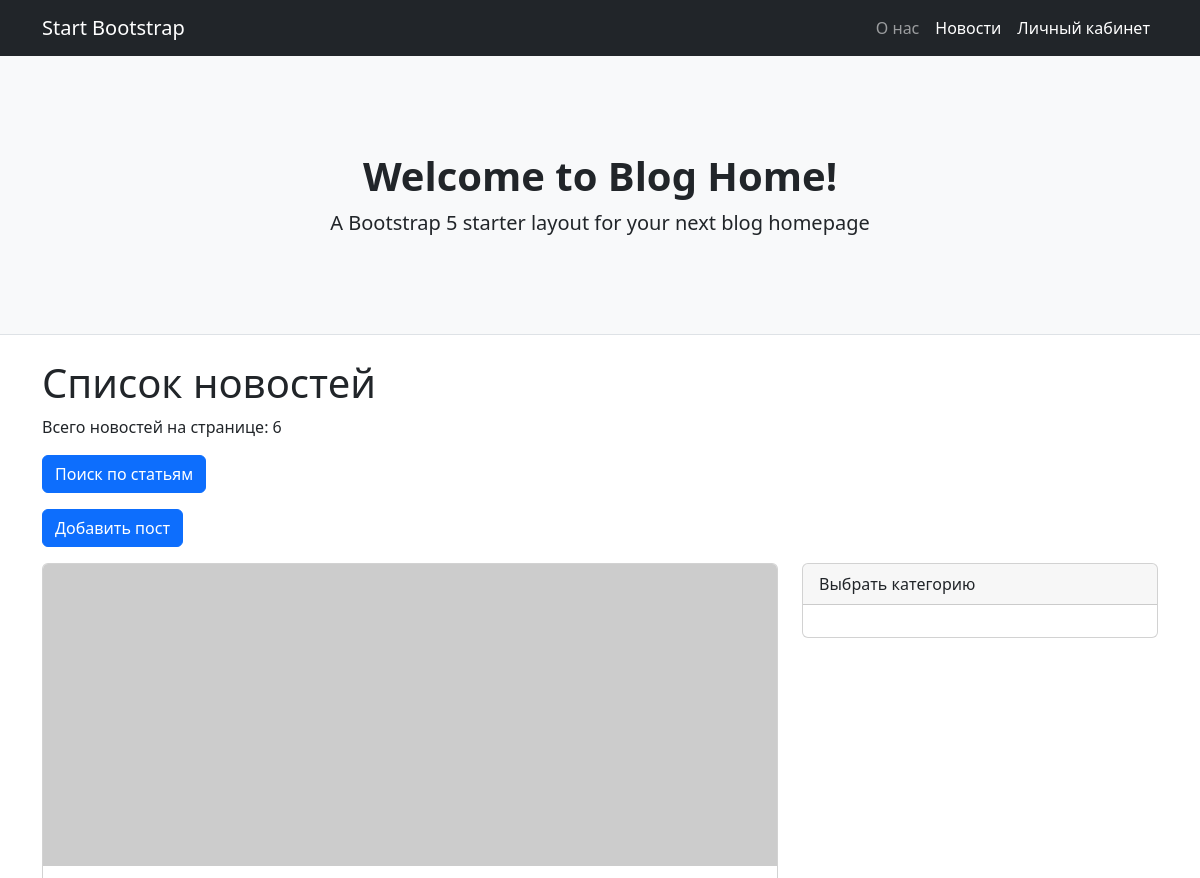
The page /news/ (upper part) on the database as committed earlier.
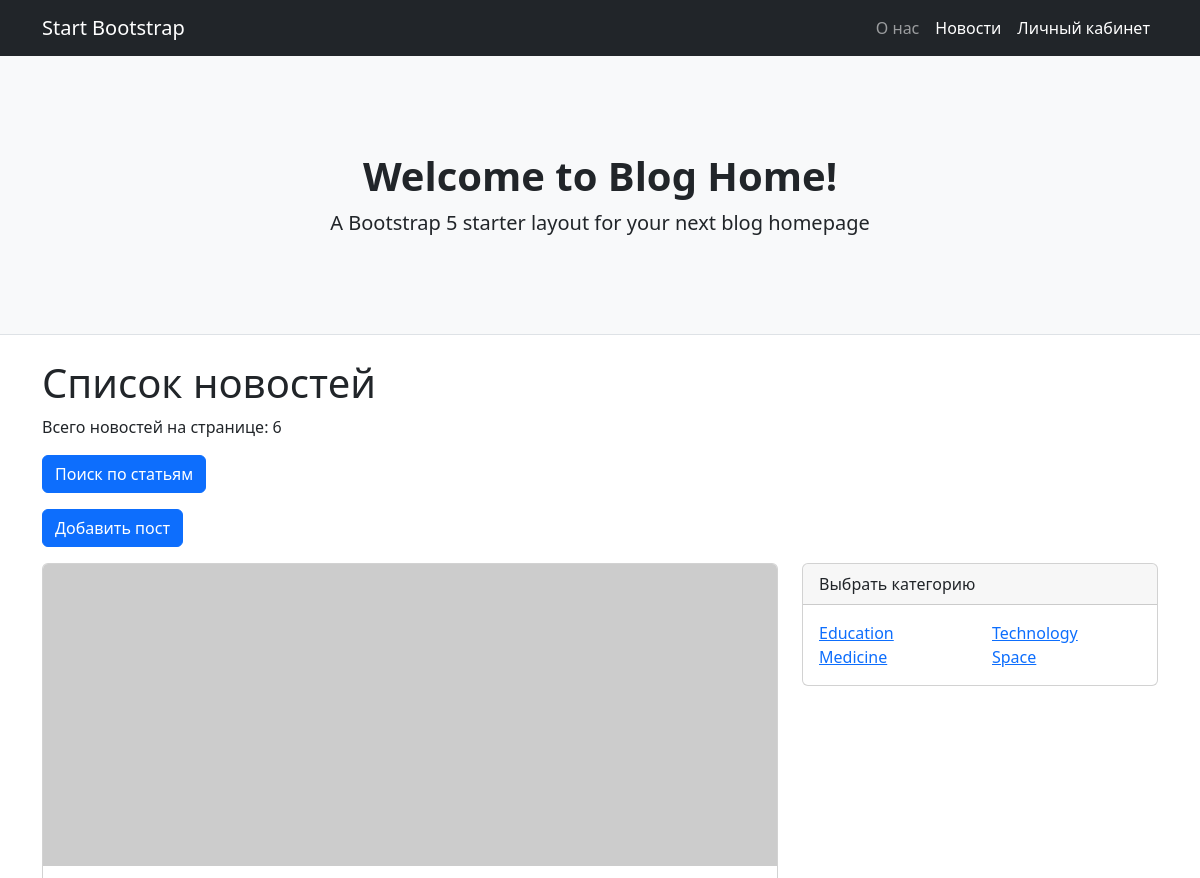
The same page on the database as committed later.
### news/models.py (models this page shows, shortened)
class Post(models.Model):
    author = models.ForeignKey(Author, on_delete=models.CASCADE)
    NEWS = 'NW'
    ARTICLE = 'AR'
    POST_TYPE_CHOICES = [
        (NEWS, 'Новость'),
        (ARTICLE, 'Статья')
    ]
    type = models.CharField(
        max_length=2,
        choices=POST_TYPE_CHOICES,
        default=NEWS
    )
    datetime = models.DateTimeField(auto_now_add=True)
    category = models.ManyToManyField(Category, through='PostCategory')
    title = models.CharField(max_length=128)
    text = models.TextField()
    rating = models.SmallIntegerField(default=0)

class Category(models.Model):
    category_name = models.CharField(max_length=64, unique = True)
    subscribers = models.ManyToManyField(User, blank=True)

### news/views.py (the view)
# urls.py: path('', cache_page(60)(NewsList.as_view()), name='news'),
class NewsList(ListView):
    model = Post
    template_name = 'news/news.html'
    context_object_name = 'news_list'
    queryset = Post.objects.order_by('-id')
    paginate_by = 10
    def get_context_data(self, **kwargs):
        context = super().get_context_data(**kwargs)
        category = Category.objects.all()
        context['category'] = category
        return context

### accounts/templatetags/custom_filters.py (called while the page is built)
@register.filter(name='censor')
def censor(text):
    censor_words = ('мат', 'ещёмат', 'трехэтажныймат') #кортеж нецензурных слов
    censored_text = []
    for word in text.split():
        if word.lower().strip('''!()-[]{};?@#$%:'"\,./^&amp;*_''') in censor_words:
            word = '*' * len(word)
            censored_text.append(word)
        else:
            censored_text.append(word)
    return ' '.join(censored_text)

### templates/news/news.html (shortened to what this page needs)
{% extends 'flatpages/default.html' %}
{% load custom_filters %}
{% block content %}
<h1>Список новостей</h1>
<p>Всего новостей на странице: {{ news_list | length }}</p>
<p><a class="btn btn-primary" href="/news/search/">Поиск по статьям</a></p>
<p><a class="btn btn-primary" href="{% url 'create_post' %}">Добавить пост</a></p>
<div class="col-lg-8">
    {% for news in news_list %}
    <div class="card mb-4">
        <a href="{{ news.id }}"><img class="card-img-top" src="https://dummyimage.com/850x350/dee2e6/6c757d.jpg" alt="..." /></a>
        <div class="card-body">
        </div>
    </div>
    {% endfor %}
</div>
<div class="col-lg-4">
    {% load cache %}
    {% cache 60 categories %}
    <div class="card mb-4">
        <div class="card-header">Выбрать категорию</div>
        <div class="card-body">
            <div class="row">
            {% for cat in category %}
                <div class="col-sm-6">
                    <ul class="list-unstyled mb-0">
                        <li><a href="{% url 'category' cat.id %}">{{  cat.category_name  }}</a></li>
                    </ul>
                </div>
            {% endfor %}
            </div>
        </div>
    </div>
    {% endcache %}
</div>
{% endblock content %}

Rows that differ between the two databases and show on the page:
added Category: category_name "Education"
added Category: category_name "Technology"
added Category: category_name "Medicine"
added Category: category_name "Space"
